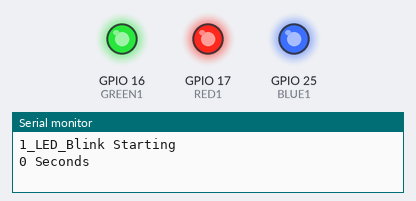
A sketch run on a simulated ESP32. On the bench: output pins drawn as LEDs (lit = HIGH), the last lines printed to the serial monitor.

Above: at 1.0 s.
At 2.53 s:
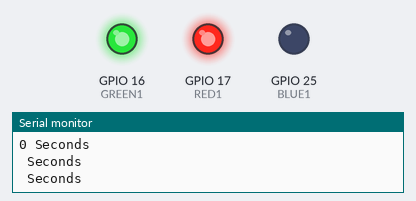
At 4.51 s:
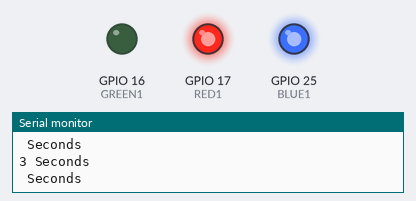
At 6.49 s:
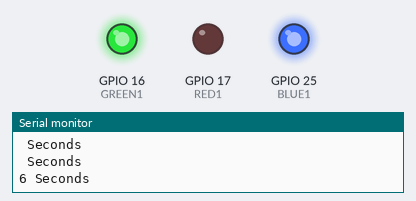
Timing chart, 0 to 7.3 s (numbered marks = the images above):
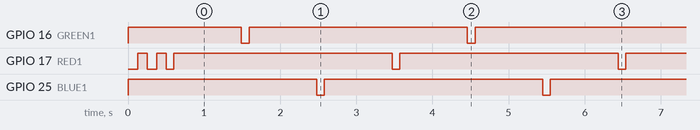

The sketch:

1_LED_Blink.ino
```cpp
// (licence header left out)
/*******************************************************************************************************
  Tested on Seeeduino XIAO RP2040.

  The 3 colour LED on XIAO RP2040, is blinked Red, Green Blue. The blinks should be close to one per
  second. Messages are sent to the Serial Monitor also.

  Uses the earlephilhower/arduino-pico: Raspberry Pi Pico Arduino core, for all RP2040 boards.
  Get it here > https://github.com/earlephilhower/arduino-pico
  Board selected is 'Seeed XIAO RP2040'

  Serial monitor baud rate is set at 115200.
*******************************************************************************************************/

//red on board LED is pin 17, green 16, blue 25
#define RED1 17
#define GREEN1 16
#define BLUE1 25

uint16_t seconds;                              //used to display time elapsed on Serial Monitor


void loop()
{
  Serial.print(seconds);
  Serial.println(F(" Seconds"));               //this message should print on console at close to once per second
  seconds++;

  digitalWrite(RED1, LOW);
  delay(100);
  digitalWrite(RED1, HIGH);
  delay(890);                                  //should give approx 1 second flash

  Serial.println(F(" Seconds"));
  seconds++;

  digitalWrite(GREEN1, LOW);
  delay(100);
  digitalWrite(GREEN1, HIGH);
  delay(890);

  Serial.println(F(" Seconds"));
  seconds++;

  digitalWrite(BLUE1, LOW);
  delay(100);
  digitalWrite(BLUE1, HIGH);
  delay(890);
}


void led_Flash(uint16_t flashes, uint16_t delaymS)
{
  //general purpose routine for flashing LED as indicator
  uint16_t index;

  for (index = 1; index <= flashes; index++)
  {
    digitalWrite(RED1, LOW);                      //Red LED on
    delay(delaymS);
    digitalWrite(RED1, HIGH);                     //Red LED off
    delay(delaymS);
  }
}


void setup()
{
  pinMode(RED1, OUTPUT);                           //Red LED pin to output
  pinMode(GREEN1, OUTPUT);                         //Green LED pin to output
  pinMode(BLUE1, OUTPUT);                          //Blue LED pin to output

  digitalWrite(RED1, HIGH);                        //Red LED to off
  digitalWrite(GREEN1, HIGH);                      //Green LED to off
  digitalWrite(BLUE1, HIGH);                       //Blue LED to off

  led_Flash(2, 125);                               //2 quick LED flashes to indicate program start

  Serial.begin(115200);
  Serial.println();
  Serial.println(F("1_LED_Blink Starting"));
}
```

Measured:
- by itself, GPIO 16 (GREEN1), GPIO 25 (BLUE1): alternates HIGH for 2.9 s and LOW for 0.10 s
- by itself, GPIO 17 (RED1): goes LOW 0.13 s, HIGH 0.13 s, 43 × (LOW 0.10 s, HIGH 2.9 s), LOW 0.10 s, then HIGH
- by itself, everything shown: repeats every 3.0 s, in 6 steps
